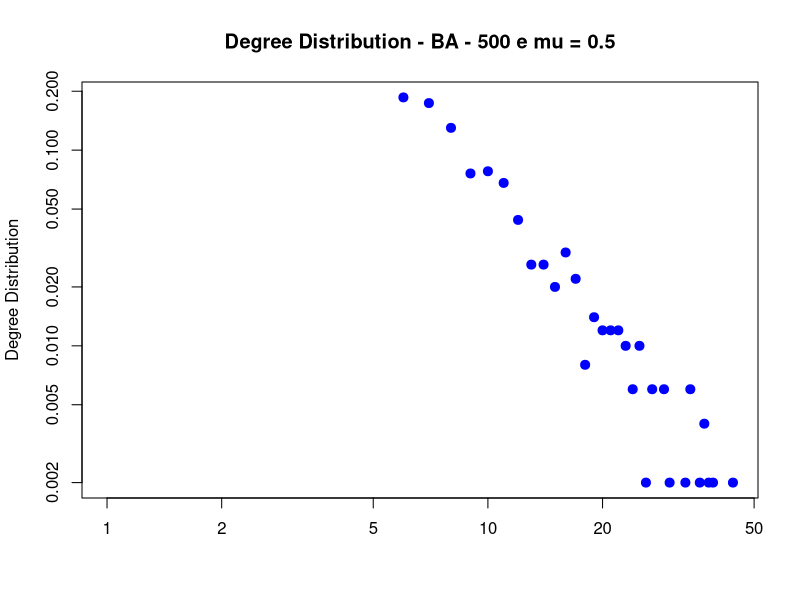
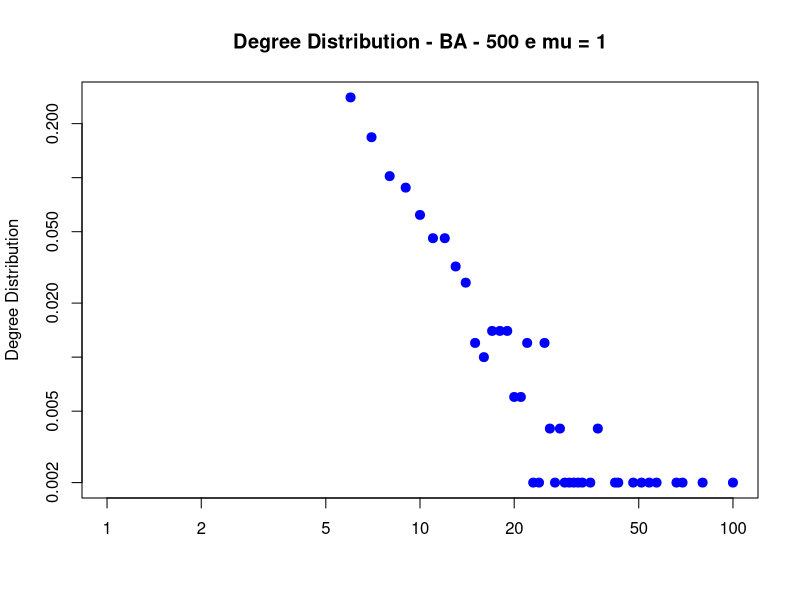
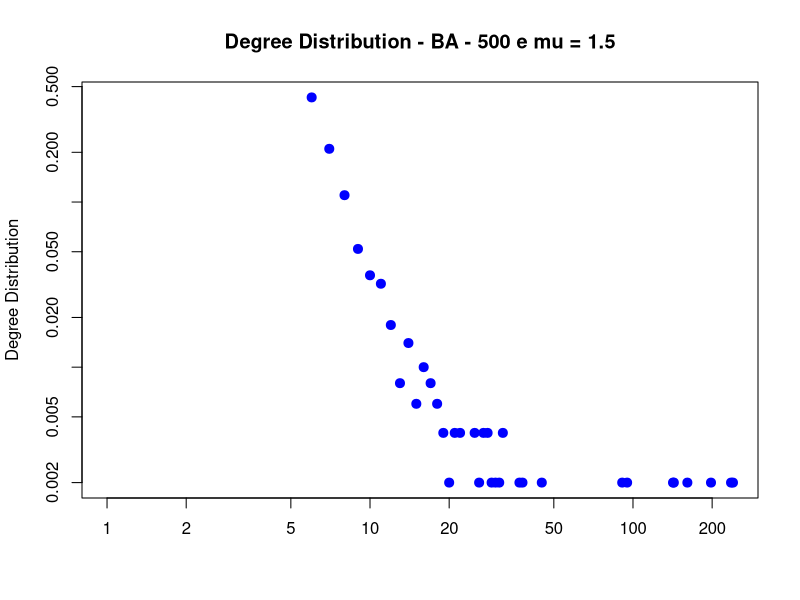
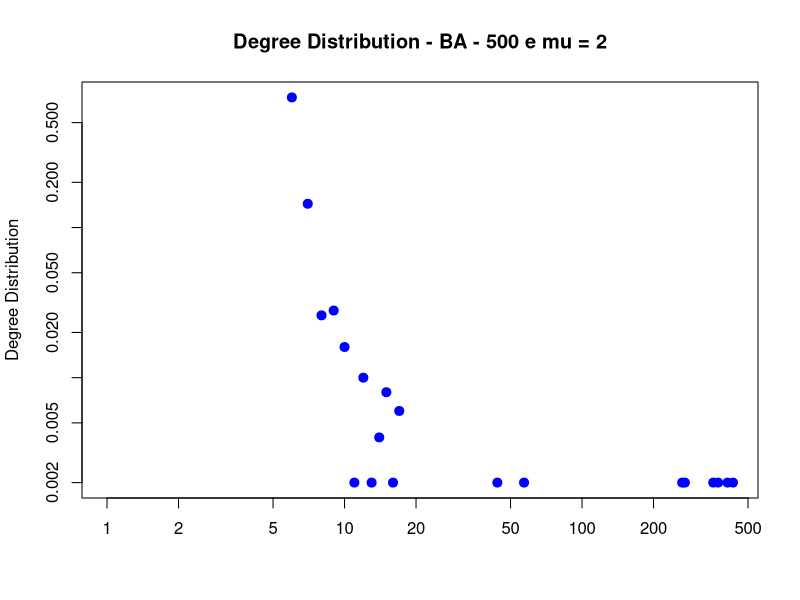

Here is the R script that generated these plots, in order:
library(igraph)
library(dplyr)

closeAllConnections()
graphics.off()
rm(list=ls())


#Gera rede BA
cal_alpaha_ba <- function(n, alphaa){
  ba500 <- vector(mode="list", length=30)
  for (i in 1:length(ba500)){
    ba500[[i]] <- sample_pa(n, power = alphaa, m = 5, out.dist = NULL, out.seq = NULL,
                            out.pref = FALSE, zero.appeal = 1, directed = FALSE,
                            algorithm ="psumtree", start.graph = NULL)
    #plot(ba500[[i]], vertex.label= NA, edge.arrow.size=0.02,vertex.size = 0.5, xlab = "Rede BarabÃ¡si-Albert")
  }
  return(ba500)
}  


#
#Criar tabela para armazenar resultados
#
cal_distgrau <- function(ba500){
  
  vetordistgrau <- matrix(data = vector(mode = 'list', length=1), nrow=1, ncol=1, byrow = TRUE)
  colnames(vetordistgrau) <- c("Dist. Grau")
  rownames(vetordistgrau) <- "BA500"
  
  ba <- vector(mode="list", length=3)
  ba[[1]] <- degree_distribution(ba500[[1]] ,mode="all",
                                 cumulative=FALSE)
  
  return(ba[[1]])
}

calcula_medidas <- function(n, ba500){
  f_entropia <- function(G)
  {
    E(G)$weight <- runif(ecount(G))
    e <- graph.diversity(G)
    #e[is.nan(e)] <- 0
    e[!is.finite(e)] <- 0
    return (e)
  }
  
  f_degree <- function(G){
    grau <- degree(G, mode = "all")
    return (mean(grau))
  }
  
  f_second_moment <- function(G){
    grau  = f_degree(G)
    #Segundo Momento do Grau
    grau <- grau^2
    sum.grau.square = sum(grau)
    total.grau <- length(grau)
    
    kQuadrado <- sum.grau.square / total.grau
    kQuadrado
    return (kQuadrado)
  }
  
  tabelamediaba <- matrix(data = NA, nrow= 30,ncol = 7, byrow = TRUE)
  colnames(tabelamediaba) <- c("Grau",
                               "NVertices",
                               "AvgTransitivity", 
                               "Assortativity", 
                               "AvgSPLength",
                               "EntropiaShannon",
                               "SegMomentoGrau")
  tabelasdba <- matrix(data = NA, nrow= 30,ncol = 7, byrow = TRUE)
  colnames(tabelasdba) <- c("Grau",
                            "NVertices",
                            "AvgTransitivity", 
                            "Assortativity", 
                            "AvgSPLength",
                            "EntropiaShannon",
                            "SegMomentoGrau")
  
  for (i in 1:30){
    tabelamediaba[i, 1] = mean(degree(ba500[[i]]))
    tabelamediaba[i, 2] = n 
    tabelamediaba[i, 3] = transitivity(ba500[[i]])
    tabelamediaba[i, 4] = assortativity.degree(ba500[[i]], directed = FALSE)
    tabelamediaba[i, 5] = mean_distance(ba500[[i]])
    tabelamediaba[i, 6] = mean((f_entropia(ba500[[i]])))
    tabelamediaba[i, 7] = f_second_moment(ba500[[i]])
  }
  
  #Desvio PadrÃ£o
  for (i in 1:30){
    tabelasdba[i, 1] = sd(degree(ba500[[i]]))
    tabelasdba[i, 2] = n 
    tabelasdba[i, 3] = transitivity(ba500[[i]])
    tabelasdba[i, 4] = assortativity.degree(ba500[[i]], directed = FALSE)
    tabelasdba[i, 5] = mean_distance(ba500[[i]])
    tabelasdba[i, 6] = sd((f_entropia(ba500[[i]])))
    tabelasdba[i, 7] = f_second_moment(ba500[[i]])
  }
  return(tabelasdba)
}


retorna_media_sd <- function(n, alphaa){
  
  ba500 = cal_alpaha_ba(n, alphaa)
  show(cal_distgrau(ba500))
  
  assign('distgrau', cal_distgrau(ba500), envir=globalenv())
  tabelasdba = calcula_medidas(n, ba500)
  #Resumo Media BA
  
  return (rbind(as.data.frame(tabelasdba) %>%
                  group_by(NVertices) %>%
                  summarize(Grau = mean(Grau), 
                            AvgTransitivity = mean(AvgTransitivity), 
                            Assortativity = mean((Assortativity)), 
                            AvgSPLength = mean(AvgSPLength), 
                            EntropiaShannon = mean(EntropiaShannon), 
                            SegMomentoGrau = mean(SegMomentoGrau)),  
                as.data.frame(tabelasdba) %>%
                  group_by(NVertices) %>%
                  summarize(Grau = sd(Grau), 
                            AvgTransitivity = sd(AvgTransitivity), 
                            Assortativity = sd((Assortativity)), 
                            AvgSPLength = sd(AvgSPLength), 
                            EntropiaShannon = sd(EntropiaShannon), 
                            SegMomentoGrau = sd(SegMomentoGrau))
  )
  )
}
ba_05 = retorna_media_sd(500,.5)
ba_05_dist = get('distgrau')

# Distribuição Grau - BA com mu = 0.5
plot(ba_05_dist,
     pch=19, 
     cex=1.2,
     log = "xy", 
     xlab = "",
     ylab = "Degree Distribution", 
     col = "blue", 
     type = 'p', 
     main = "Degree Distribution - BA - 500 e mu = 0.5")

ba_1 = retorna_media_sd(500,1)
ba_1_dist = get('distgrau')

# Distribuição Grau - BA com mu = 1
plot(ba_1_dist,
     pch=19, 
     cex=1.2,
     log = "xy", 
     xlab = "",
     ylab = "Degree Distribution", 
     col = "blue", 
     type = 'p', 
     main = "Degree Distribution - BA - 500 e mu = 1")

ba_15 = retorna_media_sd(500,1.5)
ba_15_dist = get('distgrau')

# Distribuição Grau - BA com mu = 1.5
plot(ba_15_dist,
     pch=19, 
     cex=1.2,
     log = "xy", 
     xlab = "",
     ylab = "Degree Distribution", 
     col = "blue", 
     type = 'p', 
     main = "Degree Distribution - BA - 500 e mu = 1.5")

ba_20 = retorna_media_sd(500,2)
ba_20_dist = get('distgrau')

# Distribuição Grau - BA com mu = 2
plot(ba_20_dist,
     pch=19, 
     cex=1.2,
     log = "xy", 
     xlab = "",
     ylab = "Degree Distribution", 
     col = "blue", 
     type = 'p', 
     main = "Degree Distribution - BA - 500 e mu = 2")